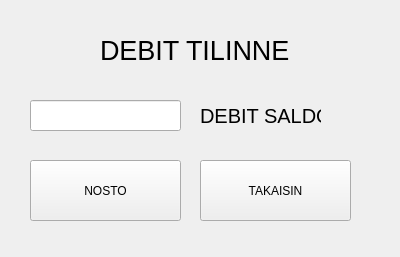
<?xml version="1.0" encoding="UTF-8"?>
<ui version="4.0">
 <class>debit</class>
 <widget class="QWidget" name="debit">
  <property name="geometry">
   <rect>
    <x>0</x>
    <y>0</y>
    <width>400</width>
    <height>257</height>
   </rect>
  </property>
  <property name="windowTitle">
   <string>Form</string>
  </property>
  <widget class="QLabel" name="DB_label_otsikko">
   <property name="geometry">
    <rect>
     <x>100</x>
     <y>20</y>
     <width>191</width>
     <height>61</height>
    </rect>
   </property>
   <property name="font">
    <font>
     <pointsize>20</pointsize>
    </font>
   </property>
   <property name="text">
    <string>DEBIT TILINNE</string>
   </property>
  </widget>
  <widget class="QLineEdit" name="DB_line_saldo">
   <property name="geometry">
    <rect>
     <x>30</x>
     <y>100</y>
     <width>151</width>
     <height>31</height>
    </rect>
   </property>
  </widget>
  <widget class="QLabel" name="DB_label_saldo">
   <property name="geometry">
    <rect>
     <x>200</x>
     <y>100</y>
     <width>121</width>
     <height>31</height>
    </rect>
   </property>
   <property name="font">
    <font>
     <pointsize>15</pointsize>
    </font>
   </property>
   <property name="text">
    <string>DEBIT SALDO</string>
   </property>
  </widget>
  <widget class="QPushButton" name="DB_button_takaisin">
   <property name="geometry">
    <rect>
     <x>200</x>
     <y>160</y>
     <width>151</width>
     <height>61</height>
    </rect>
   </property>
   <property name="text">
    <string>TAKAISIN</string>
   </property>
  </widget>
  <widget class="QPushButton" name="DB_button_nosto">
   <property name="geometry">
    <rect>
     <x>30</x>
     <y>160</y>
     <width>151</width>
     <height>61</height>
    </rect>
   </property>
   <property name="text">
    <string>NOSTO</string>
   </property>
  </widget>
 </widget>
 <resources/>
 <connections/>
</ui>
